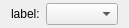
<?xml version="1.0" encoding="UTF-8"?>
<ui version="4.0">
 <class>GridAttributeDimensionComboboxSelectWidget</class>
 <widget class="QWidget" name="GridAttributeDimensionComboboxSelectWidget">
  <property name="geometry">
   <rect>
    <x>0</x>
    <y>0</y>
    <width>119</width>
    <height>26</height>
   </rect>
  </property>
  <property name="windowTitle">
   <string>Form</string>
  </property>
  <layout class="QHBoxLayout" name="horizontalLayout">
   <property name="topMargin">
    <number>3</number>
   </property>
   <property name="bottomMargin">
    <number>3</number>
   </property>
   <item>
    <widget class="QLabel" name="captionLabel">
     <property name="text">
      <string>label:</string>
     </property>
    </widget>
   </item>
   <item>
    <widget class="QComboBox" name="comboBox"/>
   </item>
  </layout>
 </widget>
 <resources/>
 <connections/>
</ui>
